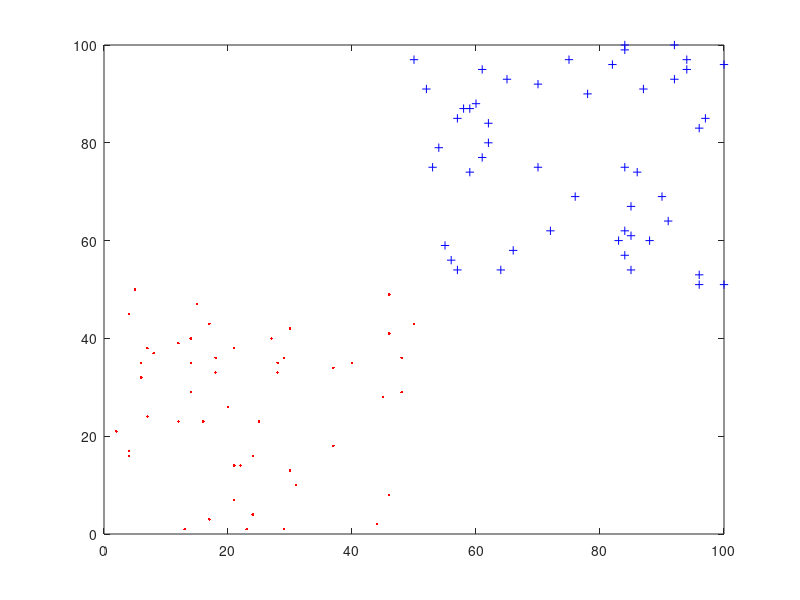

MATLAB code for this plot:
%% Create spread of data for classification 
clear all;close all;clc; 

N = 50;

% positive values (1)
xA = randi([50 100],N,1);
yA = randi([50 100],N,1); 

% negative values (0)
xB = randi(50,N,1); 
yB = randi(50,N,1); 

% set data matrix
X = [xA yA;xB yB];
m = length(X);

% input data
x0 = ones(m,1);
x1 = X(1:m,1);
x2 = X(1:m,2);

X = [x0 x1 x2];

% output data
y = [ones(N,1);zeros(N,1)];


figure(1) 
plot(xA,yA,'b+') 
hold on 
plot(xB,yB,'r.')
hold off



